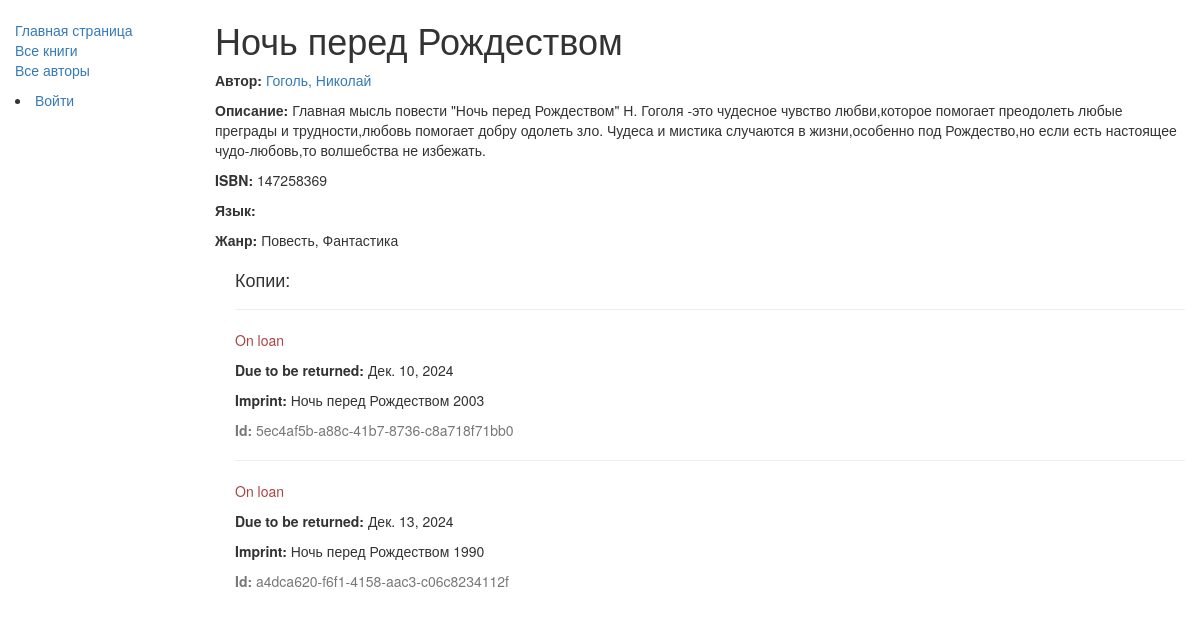
/catalog/book/3, run on the app's committed database.
### catalog/models.py (models this page shows, shortened)
class Book(models.Model):
    title = models.CharField(max_length=200)
    author = models.ForeignKey('Author', on_delete=models.SET_NULL, null=True)
    summary = models.TextField(max_length=1000, help_text="Enter a brief description of the book")
    isbn = models.CharField('ISBN',max_length=13, help_text='13 Character <a href="https://www.isbn-international.org/content/what-isbn">ISBN number</a>')
    genre = models.ManyToManyField(Genre, help_text="Select a genre for this book")
    def display_genre(self):
        return ', '.join([genre.name for genre in self.genre.all()[:3]])
    display_genre.short_description = 'Genre'

class Author(models.Model):
    first_name = models.CharField(max_length=100)
    last_name = models.CharField(max_length=100)
    date_of_birth = models.DateField(null=True, blank=True)
    date_of_death = models.DateField('Died', null=True, blank=True)
    def __str__(self):
        return '%s, %s' % (self.last_name, self.first_name)

class Genre(models.Model):
    name = models.CharField(max_length=200, help_text="Enter a book genre (e.g. Science Fiction, French Poetry etc.)")
    def __str__(self):
            return self.name

class BookInstance(models.Model):
    id = models.UUIDField(primary_key=True, default=uuid.uuid4,
                          help_text="Unique ID for this particular book across whole library")
    book = models.ForeignKey('Book', on_delete=models.SET_NULL, null=True)
    imprint = models.CharField(max_length=200)
    due_back = models.DateField(null=True, blank=True)
    borrower = models.ForeignKey(User, on_delete=models.SET_NULL, null=True, blank=True)
    LOAN_STATUS = (
        ('m', 'Maintenance'),
        ('o', 'On loan'),
        ('a', 'Available'),
        ('r', 'Reserved'),
    )
    status = models.CharField(max_length=1, choices=LOAN_STATUS, blank=True, default='m',
                              help_text='Book availability')
    class Meta:
        ordering = ["due_back"]
        permissions = (("can_mark_returned", "Set book as returned"),)

### catalog/views.py (the view)
# urls.py: re_path(r'^book/(?P<pk>\d+)$', views.BookDetailView.as_view(), name='book-detail'),
class BookDetailView(generic.DetailView):
    model = Book

### catalog/templates/catalog/book_detail.html
{% extends "base_generic.html" %}
{% block content %}
  <h1>{{ book.title }}</h1>
  <p><strong>Автор:</strong> <a href="{% url 'author-detail' book.author.pk %}">{{ book.author }}</a></p>
  <p><strong>Описание:</strong> {{ book.summary }}</p>
  <p><strong>ISBN:</strong> {{ book.isbn }}</p>
  <p><strong>Язык:</strong> {{ book.language }}</p>
  <p><strong>Жанр:</strong> {% for genre in book.genre.all %} {{ genre }}{% if not forloop.last %}, {% endif %}{% endfor %}</p>
  <div style="margin-left:20px;margin-top:20px">
    <h4>Копии:</h4>
    {% for copy in book.bookinstance_set.all %}
    <hr>
    <p class="{% if copy.status == 'a' %}text-success{% elif copy.status == 'o' %}text-danger{% else %}text-warning{% endif %}">{{ copy.get_status_display }}</p>
    {% if copy.status != 'a' %}<p><strong>Due to be returned:</strong> {{copy.due_back}}</p>{% endif %}
    <p><strong>Imprint:</strong> {{copy.imprint}}</p>
    <p class="text-muted"><strong>Id:</strong> {{copy.id}}</p>
    {% endfor %}
  </div>
{% endblock %}

### data on the page
Book: title "Ночь перед Рождеством", author "Гоголь, Николай", summary "Главная мысль повести \"Ночь перед Рождеством\" Н. Гоголя -это чудесное чувство любви,которое помогает преодолеть любые преграды и трудности,любовь помогает добру одолеть зло. Чудеса и мистика случаются в жизни,особенно под Рождество,но если есть настоящее чудо-любовь,то волшебства не избежать.", isbn "147258369"
Genre: name "Повесть"
Genre: name "Фантастика"
BookInstance: status "On loan", due_back "Дек. 10, 2024", imprint "Ночь перед Рождеством 2003", id "5ec4af5b-a88c-41b7-8736-c8a718f71bb0"
BookInstance: status "On loan", due_back "Дек. 13, 2024", imprint "Ночь перед Рождеством 1990", id "a4dca620-f6f1-4158-aac3-c06c8234112f"
